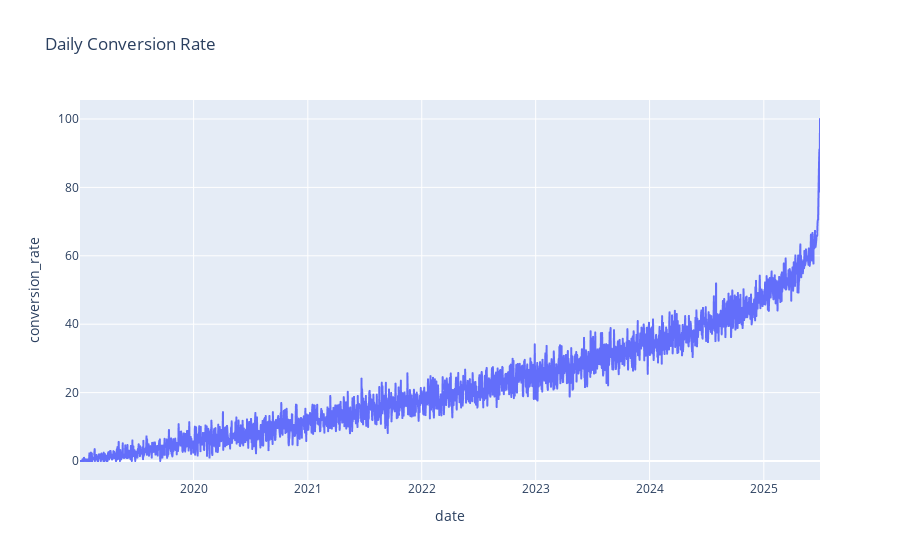

Notebook code for this chart:
### Markdown cell above
Visualize the data

### Code cell
daily_stats = dat.groupby('date').agg(
    total_sessions=('session_id', 'count'),
    purchases=('purchase_order', lambda x: x.notna().sum())
).reset_index()
daily_stats['conversion_rate'] = (daily_stats['purchases'] / daily_stats['total_sessions']) * 100


fig_daily = px.line(daily_stats, x='date', y='conversion_rate', 
                     title='Daily Conversion Rate')
fig_daily.show();

### Figure 1 — Plotly figure (JSON) as saved in the notebook; plotly's stock layout.template omitted (floating-point values rounded to 4 significant figures; data arrays with more than 128 entries replaced by an {"elided": "..."} marker saying what was removed)
{"data": [{"hovertemplate": "date=%{x}<br>conversion_rate=%{y}<extra></extra>", "legendgroup": "", "line": {"color": "#636efa", "dash": "solid"}, "marker": {"symbol": "circle"}, "mode": "lines", "name": "", "showlegend": false, "type": "scattergl", "x": {"elided": "2372 str values"}, "xaxis": "x", "y": {"elided": "2372 float values"}, "yaxis": "y"}], "layout": {"legend": {"tracegroupgap": 0}, "title": {"text": "Daily Conversion Rate"}, "xaxis": {"anchor": "y", "domain": [0, 1], "title": {"text": "date"}}, "yaxis": {"anchor": "x", "domain": [0, 1], "title": {"text": "conversion_rate"}}}}
